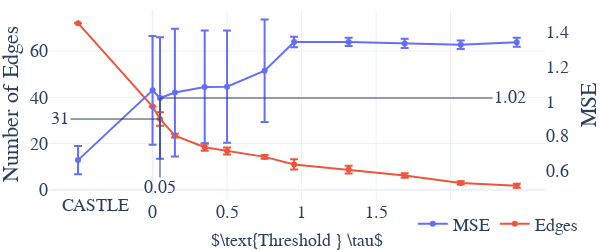

Notebook code cell kept with this figure:
### Markdown cell above
## Cali

### Code cell
import re
from utils import load_pickle
import pandas as pd
import numpy as np

save = True
dset='100000'
version = 'cali'#'(adult2|adult)'
metric = 'MSE'
theta = '(([+-])?\d(\.\d+)?)'
folder = "./results/adjmats/"
list_edges = []
for filename in os.listdir(folder):
    match = re.search(f'W_est.{dset}.(\d).(\d).(.*?).{version}.pkl$', filename)
    if match:
        out_f, in_f, theta = match.groups()
        edges = sum(load_pickle(os.path.join(folder,filename), verbose=False).flatten()>0)
        list_edges.append((float(theta), out_f, in_f, edges))
n_edges = pd.DataFrame(list_edges).groupby(0, as_index=False).agg({3 : ['mean', 'std']})
n_edges.columns = n_edges.columns.droplevel()
n_edges.columns = ['theta','N_edges','Std']

folder = "./results/"
filename = f"Nested5FoldCASTLE.Reg.Synth.100000.{version}.pkl"
describe = load_pickle(os.path.join(folder,filename), verbose=False)
agg_stats = pd.DataFrame([(describe[c]['theta'],c[9],describe[c]['fold'],describe[c][metric]) for c in describe]).groupby(0, as_index=False).agg({2 : ['count','max'], 3 : ['mean', 'std']})
agg_stats.columns = ['theta', 'count','folds',  'accuracy_mean', 'accuracy_std']
agg_stats=agg_stats.merge(n_edges,on='theta')
agg_stats= agg_stats.drop_duplicates(subset=['N_edges'])
sub = -0.5
agg_stats.loc[agg_stats['theta']==-1,'theta'] = sub

filter_theta = 3
filter_list = [0.1, 0.188, 0.2,0.25, 0.3,0.4,0.45, 0.376, 0.55,0.65, 0.7,0.75, 0.8,0.85,0.9,0.94, 1.504,1.88, 2.256,2.632]#[0.1,0.188,0.2,0.3,0.35,0.376,0.45,0.65,0.7,0.8,0.85,0.9,0.95]
agg_stats = agg_stats[(agg_stats['theta']<=filter_theta) & (~round(agg_stats['theta'],3).isin(filter_list))]
display(agg_stats)

import plotly.graph_objects as go
from plotly.subplots import make_subplots

# Create figure with secondary y-axis
fig = make_subplots(specs=[[{"secondary_y": True}]])

# Add traces
fig.add_trace(
    go.Scatter(x=agg_stats['theta'], y=agg_stats['accuracy_mean'], name=metric,         
    error_y=dict(
            type='data', # value of error bar given in data coordinates
            array=agg_stats['accuracy_std'],
            visible=True)
            ),
    secondary_y=True, 
)

fig.add_trace(
    go.Scatter(x=agg_stats['theta'], y=agg_stats['N_edges'], name="Edges",
    error_y=dict(
            type='data', # value of error bar given in data coordinates
            array=agg_stats['Std'],
            visible=True)
              ),
    secondary_y=False,
)

# Add figure title
fig.update_layout(
    title='',
    legend={
        'y':-0.23,
        'x':0.85,
        'orientation':"h",
        'xanchor': 'center',
        'yanchor': 'bottom'},
    template='plotly_white',
    autosize=True,
    width=600, height=250, 
    margin=dict(
        l=10,
        r=10,
        b=0,
        t=10,
        pad=0
    ),
    font=dict(
        family='Serif',#"Courier New, monospace",
        size=18,
        # color="Black"
    )    
)

# Set x-axis title
fig.update_xaxes(showgrid=True,title={'text':r'$\text{Threshold } \tau$','font':{'size':18#, 'family': 'Courier New, monospace',
}},tickvals=list(np.round(np.arange(0, max(agg_stats['theta']), 0.5),1)),
)

# Set y-axes titles
fig.update_yaxes(title={'text':"Number of Edges"#,'font':{'size':18}
}, secondary_y=False)
fig.update_yaxes(showgrid=False,nticks=6,zeroline=False, title={'text':metric#,'font':{'size':18}
}, #nticks=13,
secondary_y=True)


fig.add_annotation(x=0.02, y=-0.094,
            text="CASTLE",
            showarrow=False,
            yshift=0,
            xref='paper',
            yref='paper',)

chosen_tau=0.05
y_co = agg_stats[agg_stats['theta']==chosen_tau]['accuracy_mean']
fig.add_annotation(x=chosen_tau, y=1.0185,
            text=str(chosen_tau),
            showarrow=True,
            yshift=0,
            xref='x',ax=0,
            yref='y2',ay=90)
fig.add_annotation(x=chosen_tau, y=1.0185,
            text=str(1.02),
            showarrow=True,
            yshift=0,
            xref='x',ax=350,
            yref='y2',ay=0)
fig.add_annotation(x=chosen_tau, y=30.6,
            text=str(31),
            showarrow=True,
            yshift=0,
            xref='x',ax=-100,
            yref='y',ay=0)
            
fig.show()

output_folder = "figures"
if not os.path.exists(output_folder):
    os.mkdir(output_folder)

out_path = os.path.join(output_folder,f"plot_tauoptim_{version}.png")

if save:
    import kaleido
    fig.write_image(out_path)

### Figure 1 — Plotly figure (JSON) as saved in the notebook; plotly's stock layout.template omitted (floating-point values rounded to 4 significant figures)
{"data": [{"error_y": {"array": [0.08124, 0.3122, 0.3489, 0.366, 0.3235, 0.3217, 0.2943, 0.03002, 0.02363, 0.02689, 0.02433, 0.02589], "type": "data", "visible": true}, "name": "MSE", "type": "scatter", "x": [-0.5, 0, 0.05, 0.15, 0.35, 0.5, 0.752, 0.95, 1.316, 1.692, 2.068, 2.444], "xaxis": "x", "y": [0.6622, 1.062, 1.018, 1.05, 1.082, 1.083, 1.175, 1.34, 1.34, 1.332, 1.324, 1.339], "yaxis": "y2"}, {"error_y": {"array": [0, 0, 2.93, 0.8165, 1.528, 1.5, 0.8507, 2.236, 1.682, 1, 0.7255, 0.8507], "type": "data", "visible": true}, "name": "Edges", "type": "scatter", "x": [-0.5, 0, 0.05, 0.15, 0.35, 0.5, 0.752, 0.95, 1.316, 1.692, 2.068, 2.444], "xaxis": "x", "y": [72, 36, 30.6, 23.4, 18.4, 16.8, 14.25, 11, 8.75, 6.2, 3, 1.75], "yaxis": "y"}], "layout": {"annotations": [{"showarrow": false, "text": "CASTLE", "x": 0.02, "xref": "paper", "y": -0.094, "yref": "paper", "yshift": 0}, {"ax": 0, "ay": 90, "showarrow": true, "text": "0.05", "x": 0.05, "xref": "x", "y": 1.018, "yref": "y2", "yshift": 0}, {"ax": 350, "ay": 0, "showarrow": true, "text": "1.02", "x": 0.05, "xref": "x", "y": 1.018, "yref": "y2", "yshift": 0}, {"ax": -100, "ay": 0, "showarrow": true, "text": "31", "x": 0.05, "xref": "x", "y": 30.6, "yref": "y", "yshift": 0}], "autosize": true, "font": {"family": "Serif", "size": 18}, "height": 250, "legend": {"orientation": "h", "x": 0.85, "xanchor": "center", "y": -0.23, "yanchor": "bottom"}, "margin": {"b": 0, "l": 10, "pad": 0, "r": 10, "t": 10}, "title": {"text": ""}, "width": 600, "xaxis": {"anchor": "y", "domain": [0, 0.94], "showgrid": true, "tickvals": [0, 0.5, 1, 1.5, 2], "title": {"font": {"size": 18}, "text": "$\\text{Threshold } \\tau$"}}, "yaxis": {"anchor": "x", "domain": [0, 1], "title": {"text": "Number of Edges"}}, "yaxis2": {"anchor": "x", "nticks": 6, "overlaying": "y", "showgrid": false, "side": "right", "title": {"text": "MSE"}, "zeroline": false}}}
